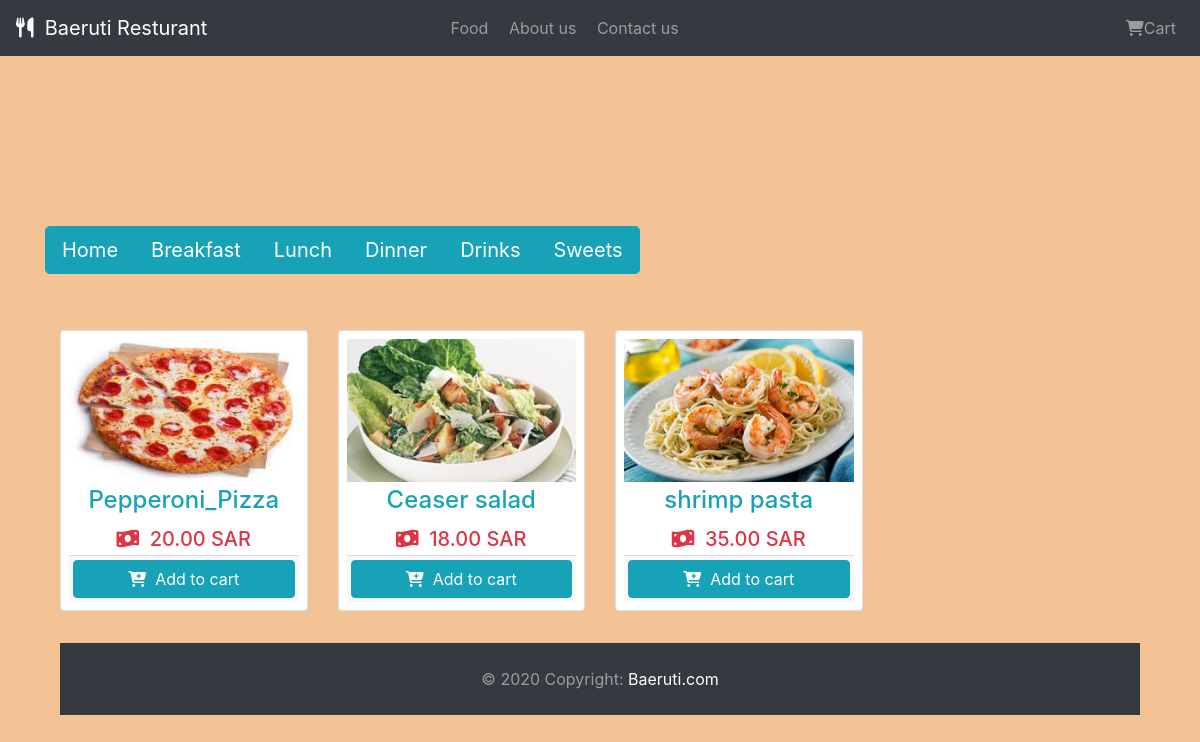
Screenshot of /Lunch.php with the database file from the repository.
### tables this page shows
CREATE TABLE `items` (
  `iid` int(11) NOT NULL,
  `iname` varchar(100) NOT NULL,
  `iimg` varchar(200) NOT NULL,
  `iprice` int(11) NOT NULL,
  `icat` int(11) NOT NULL,
  `icode` varchar(10) NOT NULL
);

### Lunch.php (the view, shortened to what this page needs)
<?php
include_once('base.php')
 ?>
<!DOCTYPE html>
<html lang="en">
<head>
</head>
<body>
  <div class="container">
  <div class="row mt-2 pb-3">
      <?php
      include 'config.php';
      $stmt = $conn->prepare("SELECT * FROM items WHERE icat=2");
      $stmt->execute();
      $result = $stmt->get_result();
      while ($row = $result->fetch_assoc()) :
      ?>
        <div class="col-lg-3 col-sm-6 col-md-4 mb-2">
          <div class="card-deck">
            <div class="card p-2 border-secodary mb-2">
              <img src="<?= $row['iimg'] ?>" class="card-img-top img-fluid">
              <div class="card-body p-1">
                <h4 class="card-title text-center text-info"><?= $row['iname'] ?><h4>
                    <h5 class="card-text text-center text-danger"><i class="fas fa-money-bill-wave"></i>&nbsp;&nbsp;<?= number_format($row['iprice'], 2) ?> SAR</h5>
              </div>
              <div class="card-footer p-1">
                <form action="" class="form-submit">
                  <button class="btn btn-info btn-block addItemBtn"><i class="fas fa-cart-plus"></i>&nbsp;&nbsp;Add to cart</button>
                </form>
              </div>
            </div>
          </div>
        </div>
      <?php endwhile; ?>
    </div>
            <footer id="sticky-footer" class="py-4 bg-dark text-white-50">
    <div class="container text-center">
    © 2020 Copyright:
  <a href="http://localhost/cs314project/">Baeruti.com</a>
    </div>
  </footer>
  </div>
</body>
</html>

### css/Aghiad.css (style rules this page uses)
.indexBody { background-color: rgb(243, 195, 150); }

### base.php (style rules this page uses)
a { color: white; }

### rows the page displays
items: iimg (picture), iname "Pepperoni_Pizza", iprice "20.00"
items: iimg (picture), iname "Ceaser salad", iprice "18.00"
items: iimg (picture), iname "shrimp pasta", iprice "35.00"
